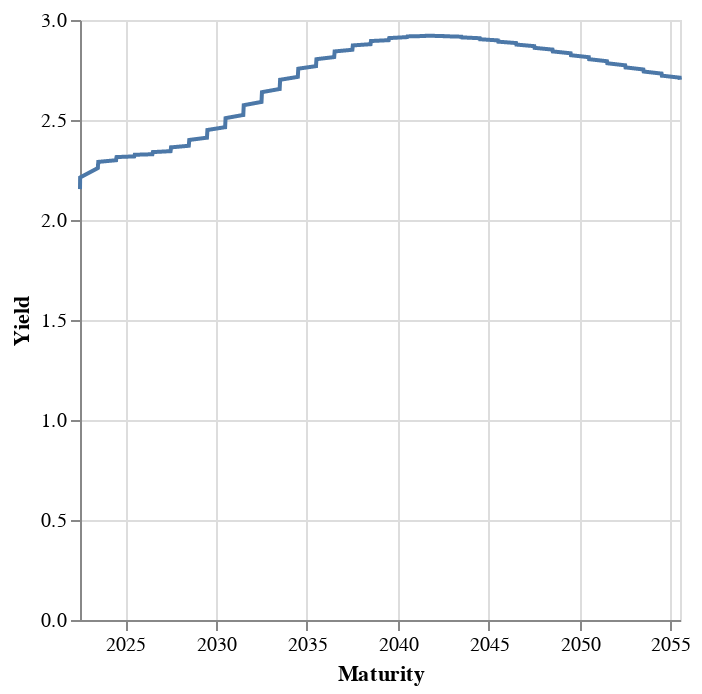

Write the Vega-Lite specification saved for this chart.
### Vega-Lite specification from a JSON file in a GitHub repository (floating-point values rounded to 4 significant figures; data arrays with more than 128 entries replaced by an {"elided": "..."} marker saying what was removed)
{"$schema": "https://vega.github.io/schema/vega-lite/v5.json", "description": "A simple bar chart with embedded data.", "height": 300, "width": 300, "data": {"values": {"elided": "12057 records"}}, "mark": "line", "encoding": {"x": {"field": "Maturity", "type": "temporal", "axis": {"labelAngle": 0}}, "y": {"field": "Yield", "type": "quantitative"}}, "config": {}}
